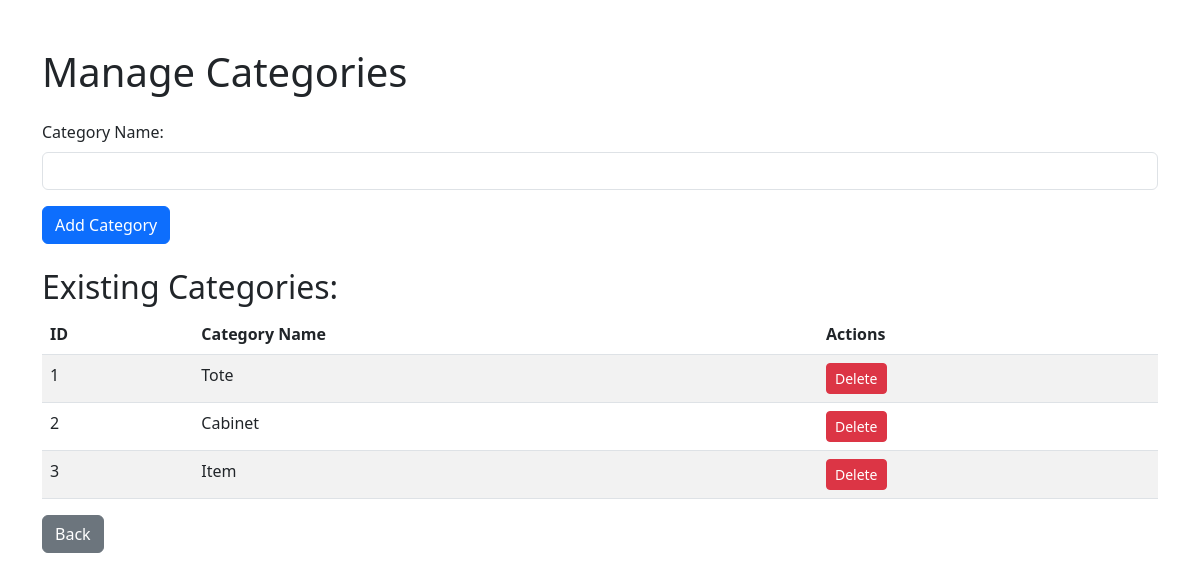
The page /categories on the database its author committed.
### tables this page shows
CREATE TABLE tblCategories (
    CategoryID INTEGER PRIMARY KEY AUTOINCREMENT,
    CategoryName TEXT NOT NULL
);

### app.py (the view)
@app.route('/categories', methods=['GET', 'POST'])
def categories():
    conn = db_connection()
    cursor = conn.cursor()
    if request.method == 'POST':
        category_name = request.form['category_name']
        cursor.execute('INSERT INTO tblCategories (CategoryName) VALUES (?)', (category_name,))
        conn.commit()
        return redirect(url_for('categories'))
    cursor.execute('SELECT * FROM tblCategories')
    categories = cursor.fetchall()
    conn.close()
    return render_template('categories.html', categories=categories)

### app.py (called while the page is built)
def db_connection():
    conn = sqlite3.connect('inventory.db')
    conn.row_factory = sqlite3.Row
    return conn

### templates/categories.html (shortened to what this page needs)
<!DOCTYPE html>
<html lang="en">
<head>
    <link href="https://cdn.jsdelivr.net/npm/bootstrap@5.3.0/dist/css/bootstrap.min.css" rel="stylesheet">
</head>
<body class="container mt-5">
    <h1 class="mb-4">Manage Categories</h1>
    <form method="post" class="mb-4">
        <div class="mb-3">
            <label for="category_name" class="form-label">Category Name:</label>
            <input type="text" class="form-control" id="category_name" name="category_name" required>
        </div>
        <button type="submit" class="btn btn-primary">Add Category</button>
    </form>
    <h2>Existing Categories:</h2>
    <table class="table table-striped">
        <thead>
            <tr>
                <th>ID</th>
                <th>Category Name</th>
                <th>Actions</th>
            </tr>
        </thead>
        <tbody>
            {% for category in categories %}
                <tr>
                    <td>{{ category.CategoryID }}</td>
                    <td>{{ category.CategoryName }}</td>
                    <td>
                        <form method="post" action="/delete_category/{{ category.CategoryID }}" style="display:inline;">
                            <button type="submit" class="btn btn-danger btn-sm" onclick="return confirm('Are you sure?');">Delete</button>
                        </form>
                    </td>
                </tr>
            {% endfor %}
        </tbody>
    </table>
    <a href="/" class="btn btn-secondary">Back</a>
</body>
</html>

### rows shown on the page
tblCategories: CategoryID "1", CategoryName "Tote"
tblCategories: CategoryID "2", CategoryName "Cabinet"
tblCategories: CategoryID "3", CategoryName "Item"
